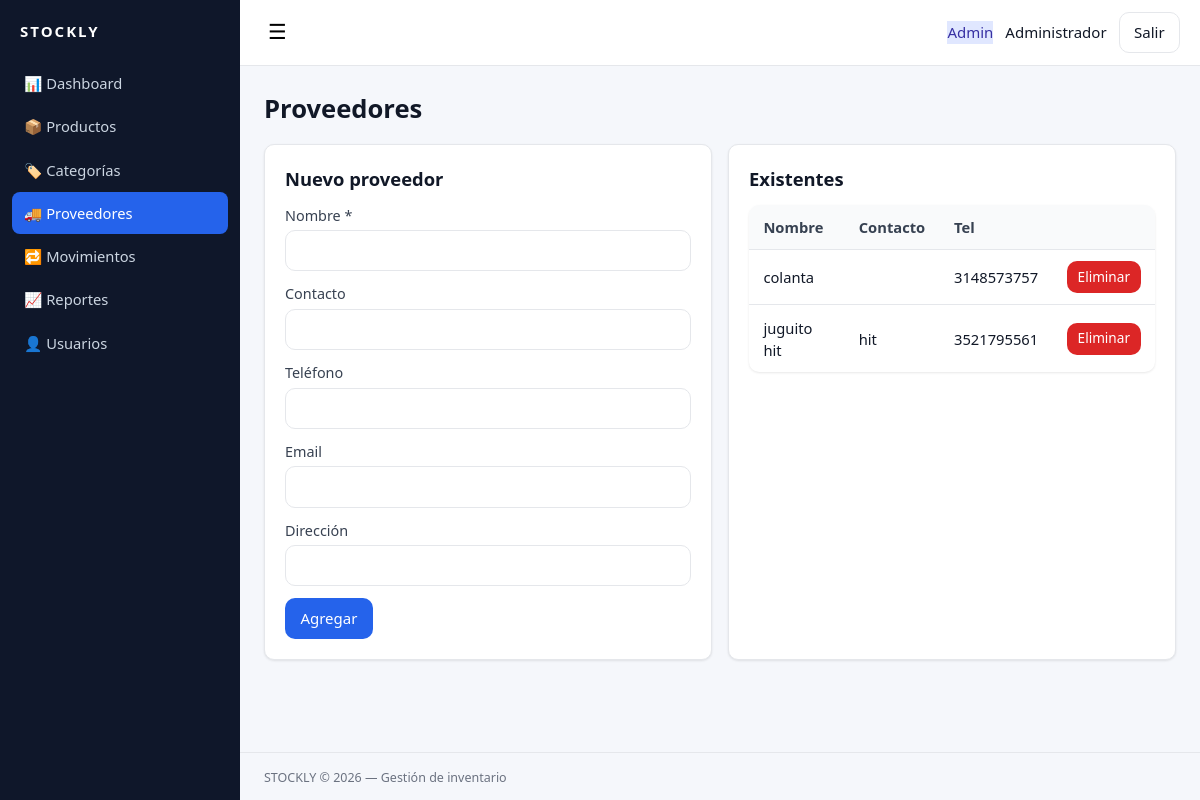
/proveedores.php (signed in), run on the app's committed database.
### tables this page shows
CREATE TABLE `proveedores` (
  `id` int(11) NOT NULL AUTO_INCREMENT,
  `nombre` varchar(150) NOT NULL,
  `contacto` varchar(100) DEFAULT NULL,
  `telefono` varchar(30) DEFAULT NULL,
  `email` varchar(150) DEFAULT NULL,
  `direccion` varchar(255) DEFAULT NULL,
  `created_at` timestamp NOT NULL DEFAULT current_timestamp(),
  PRIMARY KEY (`id`)
);

### config/database.php (called while the page is built, shortened)
<?php
function db(): PDO {
    static $pdo = null;
    if ($pdo === null) {
        $dsn = 'mysql:host=' . DB_HOST . ';dbname=' . DB_NAME . ';charset=utf8mb4';
        try {
            $pdo = new PDO($dsn, DB_USER, DB_PASS, [
                PDO::ATTR_ERRMODE => PDO::ERRMODE_EXCEPTION,
                PDO::ATTR_DEFAULT_FETCH_MODE => PDO::FETCH_ASSOC,
                PDO::ATTR_EMULATE_PREPARES => false,
            ]);
        } catch (PDOException $e) {
            error_log('DB Error: ' . $e->getMessage());
            http_response_code(500);
            exit(json_encode(['error' => 'Error de conexión a la base de datos']));
        }
    }
    return $pdo;
}

### proveedores.php (the view, shortened to what this page needs)
<?php
require_once __DIR__ . '/config/database.php';
$items = db()->query('SELECT * FROM proveedores ORDER BY nombre')->fetchAll();
include __DIR__ . '/includes/header.php';
?>
<h1>Proveedores</h1>
<div class="grid-2">
  <form method="post" class="card">
    <h2>Nuevo proveedor</h2>
    <label>Nombre *<input name="nombre" required></label>
    <label>Contacto<input name="contacto"></label>
    <label>Teléfono<input name="telefono"></label>
    <label>Email<input name="email" type="email"></label>
    <label>Dirección<input name="direccion"></label>
    <button class="btn btn-primary">Agregar</button>
  </form>
  <div class="card">
    <h2>Existentes</h2>
    <table class="table">
      <thead><tr><th>Nombre</th><th>Contacto</th><th>Tel</th><th></th></tr></thead>
      <tbody>
      <?php foreach ($items as $it): ?>
        <tr>
          <td><?= htmlspecialchars($it['nombre']) ?></td>
          <td><?= htmlspecialchars($it['contacto']) ?></td>
          <td><?= htmlspecialchars($it['telefono']) ?></td>
          <td><a href="?delete=<?= $it['id'] ?>" class="btn btn-sm btn-danger" onclick="return confirm('¿Eliminar?')">Eliminar</a></td>
        </tr>
      <?php endforeach; ?>
      </tbody>
    </table>
  </div>
</div>
<?php include __DIR__ . '/includes/footer.php'; ?>

### assets/css/style.css (style rules this page uses)
:root { --bg: #f5f7fb; --surface: #ffffff; --border: #e5e7eb; --text: #111827; --muted: #6b7280; --primary: #2563eb; --primary-hover: #1d4ed8; --danger: #dc2626; --warn: #d97706; --success: #16a34a; --radius: 10px; --shadow: 0 1px 3px rgba(0,0,0,.06), 0 1px 2px rgba(0,0,0,.04); }
* { box-sizing: border-box; }
html, body { margin: 0; padding: 0; }
body { font-family: system-ui, -apple-system, "Segoe UI", Roboto, sans-serif; background: var(--bg); color: var(--text); font-size: 15px; line-height: 1.5; }
h1 { font-size: 1.6rem; margin: 0 0 1rem; }
h2 { font-size: 1.15rem; margin: 0 0 .75rem; }
label { display: block; margin-bottom: .75rem; font-weight: 500; color: #374151; font-size: .9rem; }
input, select, textarea { width: 100%; padding: .55rem .7rem; border: 1px solid var(--border); border-radius: var(--radius); font: inherit; background: #fff; color: var(--text); margin-top: .25rem; }
a { color: var(--primary); text-decoration: none; }
.btn { display: inline-flex; align-items: center; gap: .4rem; padding: .5rem .9rem; border: 1px solid transparent; border-radius: var(--radius); font: inherit; font-weight: 500; cursor: pointer; background: #f3f4f6; color: var(--text); transition: background .15s; }
.btn-primary { background: var(--primary); color: #fff; }
.btn-danger { background: var(--danger); color: #fff; }
.btn-sm { padding: .3rem .6rem; font-size: .85rem; }
.card { background: var(--surface); border: 1px solid var(--border); border-radius: var(--radius); padding: 1.25rem; box-shadow: var(--shadow); }
.table { width: 100%; border-collapse: collapse; background: var(--surface); border-radius: var(--radius); overflow: hidden; box-shadow: var(--shadow); margin-bottom: 1rem; }
.table th, .table td { padding: .7rem .9rem; text-align: left; border-bottom: 1px solid var(--border); font-size: .92rem; }
.table thead th { background: #f9fafb; font-weight: 600; color: #374151; cursor: pointer; }
.table tbody tr:last-child td { border-bottom: none; }
.grid-2 { display: grid; grid-template-columns: 1fr 1fr; gap: 1rem; }

### data on the page
proveedores: nombre "colanta", telefono "3148573757"
proveedores: nombre "juguito hit", contacto "hit", telefono "3521795561"

### other printed values
$u['rol'] "Admin"
$u['nombre'] "Administrador"
